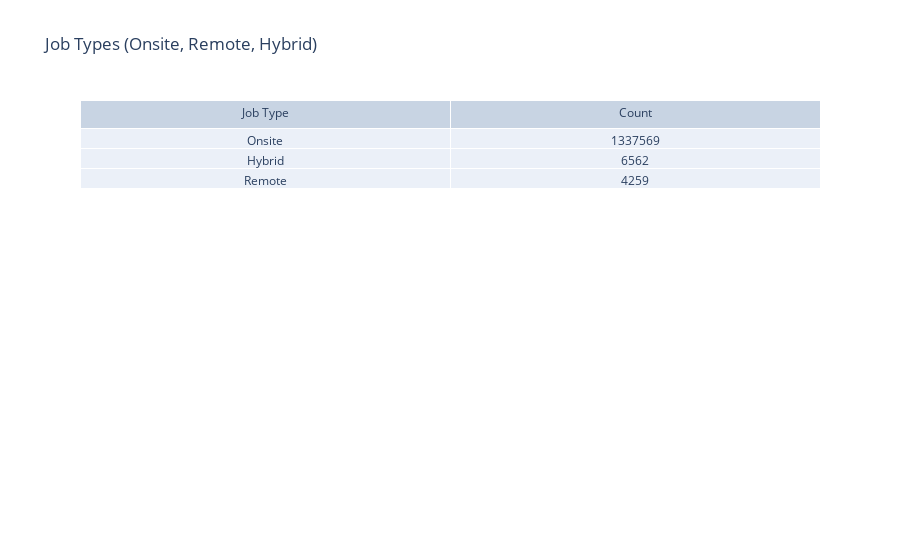

The cell this chart's notebook holds for it:
### Code cell
import plotly.graph_objects as go

# Filter out null rows and filter by job types "onsite", "remote", or "hybrid"
filtered_df = df_spark_postings.filter(
    (df_spark_postings["job_type"].isNotNull()) & 
    (df_spark_postings["job_type"].isin(["Onsite", "Remote", "Hybrid"]))
)

# Group by job_type and count occurrences, then select the top 20
top_job_types = filtered_df.groupby("job_type").count().orderBy("count", ascending=False).limit(20)

# Convert Spark DataFrame to Pandas DataFrame
top_job_types_pd = top_job_types.toPandas()

# Create a table graph
fig = go.Figure(data=[go.Table(
    header=dict(values=['Job Type', 'Count']),
    cells=dict(values=[top_job_types_pd['job_type'], top_job_types_pd['count']])
)])

# Update layout
fig.update_layout(title='Job Types (Onsite, Remote, Hybrid)')

# Show the graph
fig.show()

### Figure 1 — Plotly figure (JSON) as saved in the notebook; plotly's stock layout.template omitted (floating-point values rounded to 4 significant figures)
{"data": [{"cells": {"values": [["Onsite", "Hybrid", "Remote"], [1337569, 6562, 4259]]}, "header": {"values": ["Job Type", "Count"]}, "type": "table"}], "layout": {"autosize": true, "title": {"text": "Job Types (Onsite, Remote, Hybrid)"}}}
